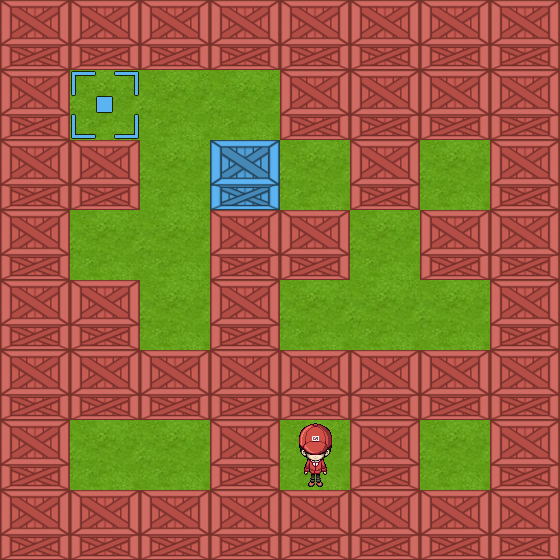

This is a level from a 2D game, rendered from its Tiled map with the project's own tilesets. A one-line summary and the complete map file follow:
An orthogonal 8x8 tile map with 70x70 px tiles, 4 tile layers (level, targets, player, boxes).

<map version="1.2" tiledversion="1.2.4" orientation="orthogonal" renderorder="right-down" width="8" height="8" tilewidth="70" tileheight="70" infinite="0" nextlayerid="5" nextobjectid="1">
 <tileset firstgid="1" name="sokoban" tilewidth="70" tileheight="70" tilecount="56" columns="8">
  <image source="../kanamiSprite2.png" width="560" height="490" />
 </tileset>
 <layer id="1" name="level" width="8" height="8">
  <data encoding="csv">
30,30,30,30,30,30,30,30,
30,30,30,30,30,30,30,30,
30,30,30,30,30,30,30,30,
30,30,30,30,30,30,30,30,
30,30,30,30,30,30,30,30,
30,30,30,30,30,30,30,30,
30,30,30,30,30,30,30,30,
30,30,30,30,30,30,30,30
</data>
 </layer>
 <layer id="2" name="targets" width="8" height="8">
  <data encoding="csv">
0,0,0,0,0,0,0,0,
0,41,0,0,0,0,0,0,
0,0,0,0,0,0,0,0,
0,0,0,0,0,0,0,0,
0,0,0,0,0,0,0,0,
0,0,0,0,0,0,0,0,
0,0,0,0,0,0,0,0,
0,0,0,0,0,0,0,0
</data>
 </layer>
 <layer id="3" name="player" width="8" height="8">
  <data encoding="csv">
0,0,0,0,0,0,0,0,
0,0,0,0,0,0,0,0,
0,0,0,0,0,0,0,0,
0,0,0,0,0,0,0,0,
0,0,0,0,0,0,0,0,
0,0,0,0,0,0,0,0,
0,0,0,0,8,0,0,0,
0,0,0,0,0,0,0,0
</data>
 </layer>
 <layer id="4" name="boxes" width="8" height="8">
  <data encoding="csv">
39,39,39,39,39,39,39,39,
39,0,0,0,39,39,39,39,
39,39,0,33,0,39,0,39,
39,0,0,39,39,0,39,39,
39,39,0,39,0,0,0,39,
39,39,39,39,39,39,39,39,
39,0,0,39,0,39,0,39,
39,39,39,39,39,39,39,39
</data>
 </layer>
</map>
